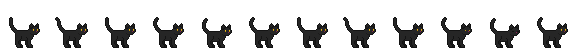
#> input picture assets/carysaurus/BlackCat_Free_Carysaurus/Black-Idle.png, 576 x 48 px, found by its file name
$ python process_cary.py
#> lines starting #> are read from the running program, lines starting #| are printed output that depends on the picture
"""Slice the carysaurus black-cat sheets into frames, trim to a common
bounding box (keeps the cat from jittering), upscale, and save. Preview too."""
from PIL import Image
import os

SRC = r"C:\Users\tamin\desktop-pet\assets\carysaurus\BlackCat_Free_Carysaurus"
OUT = r"C:\Users\tamin\desktop-pet\assets\frames\cary"
os.makedirs(OUT, exist_ok=True)
SCALE = 3
FS = 48


def slice_sheet(name, count):
#> called with name = 'Black-Idle.png', count = 12
    im = Image.open(os.path.join(SRC, name)).convert("RGBA")
#> im is the input picture: PIL image 576x48 RGBA; mean R, G, B, A 6.2, 6, 5.8, 48.1
    return [im.crop((i * FS, 0, (i + 1) * FS, FS)) for i in range(count)]


idle = slice_sheet("Black-Idle.png", 12)
#> idle = 12 items
run = slice_sheet("Black-Run.png", 6)
#> call 2 of slice_sheet, with name = 'Black-Run.png', count = 6
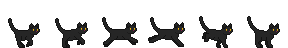
#> input picture assets/carysaurus/BlackCat_Free_Carysaurus/Black-Run.png, 288 x 48 px, found by its file name
#> in slice_sheet, im is the input picture: PIL image 288x48 RGBA; mean R, G, B, A 6.5, 6.4, 6.1, 50.5
#> run = 6 items
allf = idle + run
#> allf = 18 items

# common bbox across every frame
bb = None
for f in allf:
    b = f.getbbox()
    if b is None:
        continue
    bb = b if bb is None else (min(bb[0], b[0]), min(bb[1], b[1]),
                               max(bb[2], b[2]), max(bb[3], b[3]))
#> this loop made 18 passes
#> (b, bb) on passes 3, 4, 5, 6, 7, 9, 10, 11, 12, 13, 14, 15: ((9, 17, 40, 48), (7, 17, 40, 48)), ((9, 17, 40, 48), (7, 17, 40, 48)), ((10, 18, 40, 48), (7, 17, 40, 48)), ((9, 17, 40, 48), (7, 17, 40, 48)), ((9, 17, 40, 48), (7, 17, 40, 48)), ((9, 17, 40, 48), (7, 17, 40, 48)), ((9, 17, 40, 48), (7, 17, 40, 48)), ((10, 18, 40, 48), (7, 17, 40, 48)), ((9, 17, 40, 48), (7, 17, 40, 48)), ((8, 18, 40, 48), (7, 17, 40, 48)), ((7, 18, 40, 48), (7, 17, 40, 48)), ((6, 17, 42, 47), (6, 17, 42, 48))
#> bb on passes 1, 2, 8: (9, 17, 40, 48), (7, 17, 40, 48), (7, 17, 40, 48)
# pad 1px
bb = (max(0, bb[0] - 1), max(0, bb[1] - 1), min(FS, bb[2] + 1), min(FS, bb[3] + 1))
#> bb = (3, 15, 43, 48)
print("common bbox", bb)
#| common bbox (3, 15, 43, 48)


def finish(f):
    f = f.crop(bb)
    return f.resize((f.width * SCALE, f.height * SCALE), Image.NEAREST)


for i, f in enumerate(idle):
    finish(f).save(os.path.join(OUT, f"idle_{i}.png"))
#> this loop made 12 passes
#> pass 2, `finish(f).save(os.path.join(OUT, f"idle_{i}.png"))`:
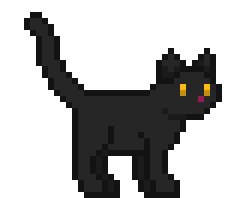
#> saved as idle_1.png: PIL image 120x99 RGBA (shown 2 times larger); mean R, G, B, A 10.9, 10.6, 10.2, 84.4; transparent parts drawn white
for i, f in enumerate(run):
    finish(f).save(os.path.join(OUT, f"run_{i}.png"))
#> this loop made 6 passes
#> pass 2, in finish (call 14), `f = f.crop(bb)`:
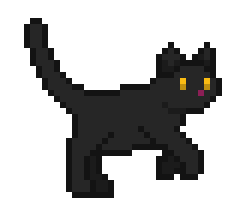
#> f: PIL image 40x33 RGBA (shown 6 times larger); mean R, G, B, A 11.1, 10.9, 10.4, 86.2; transparent parts drawn white

# preview
cw = (bb[2] - bb[0]) * SCALE
#> cw = 120
sheet = Image.new("RGBA", (cw * 12 + 20, (bb[3] - bb[1]) * SCALE * 2 + 30),
                  (210, 210, 216, 255))
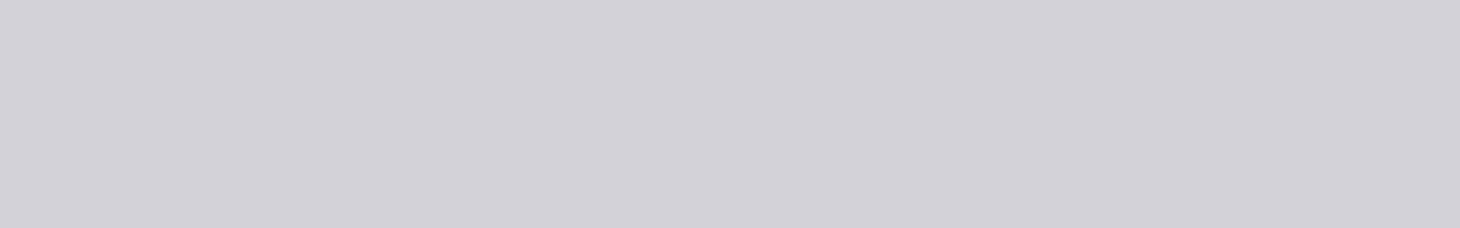
#> sheet: PIL image 1460x228 RGBA; mean R, G, B, A 210, 210, 216, 255
for i, f in enumerate(idle):
    sheet.alpha_composite(finish(f), (10 + i * cw, 10))
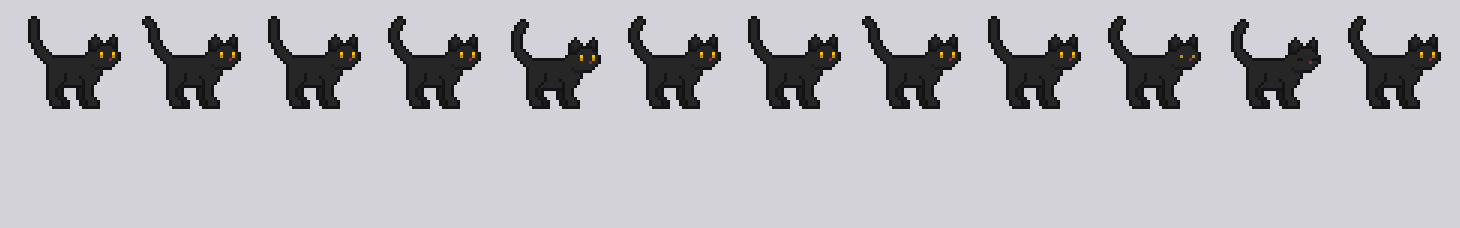
#> sheet: PIL image 1460x228 RGBA; mean R, G, B, A 185, 184.9, 189.9, 255
for i, f in enumerate(run):
    sheet.alpha_composite(finish(f), (10 + i * cw, 20 + (bb[3] - bb[1]) * SCALE))
#> this loop made 6 passes
#> pass 3, in finish (call 33), `f = f.crop(bb)`:
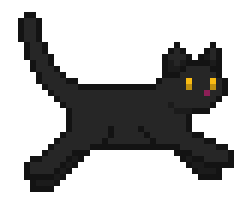
#> f: PIL image 40x33 RGBA (shown 6 times larger); mean R, G, B, A 12, 11.7, 11.3, 92.7; transparent parts drawn white
#> after the loop:
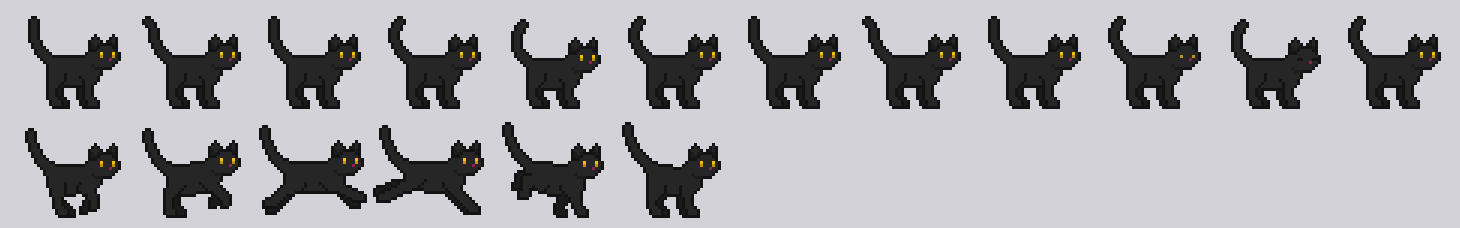
#> sheet: PIL image 1460x228 RGBA; mean R, G, B, A 171.9, 171.7, 176.2, 255
sheet.convert("RGB").save(os.path.join(os.path.dirname(OUT), "preview_cary.png"))
print("frame size:", cw, "x", (bb[3] - bb[1]) * SCALE, "- saved preview_cary.png")
#| frame size: 120 x 99 - saved preview_cary.png
